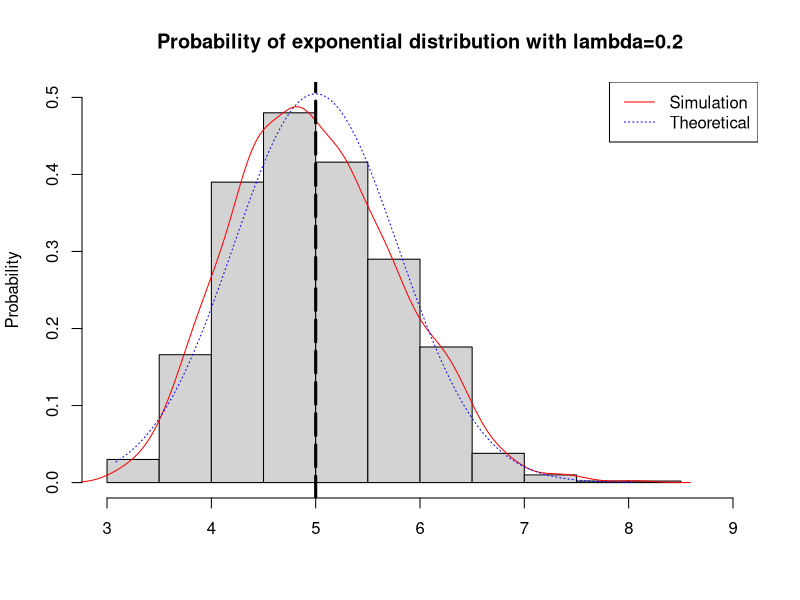
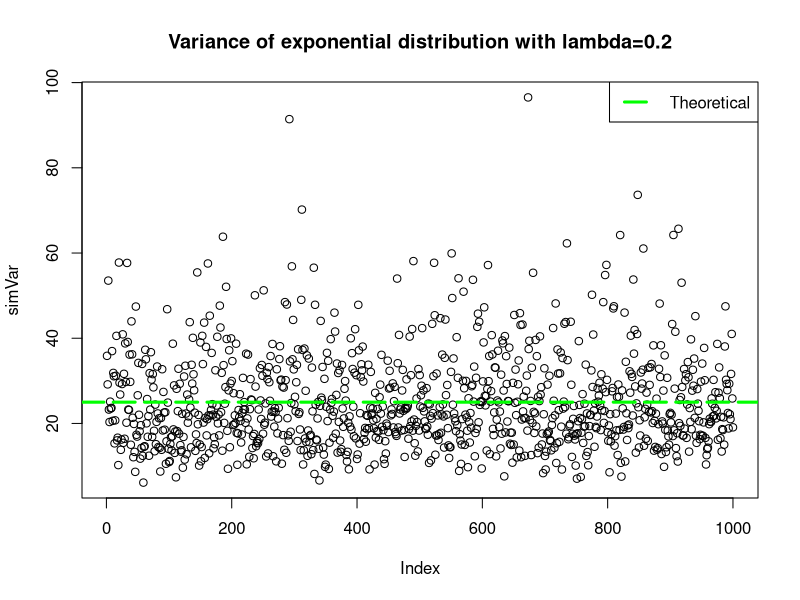
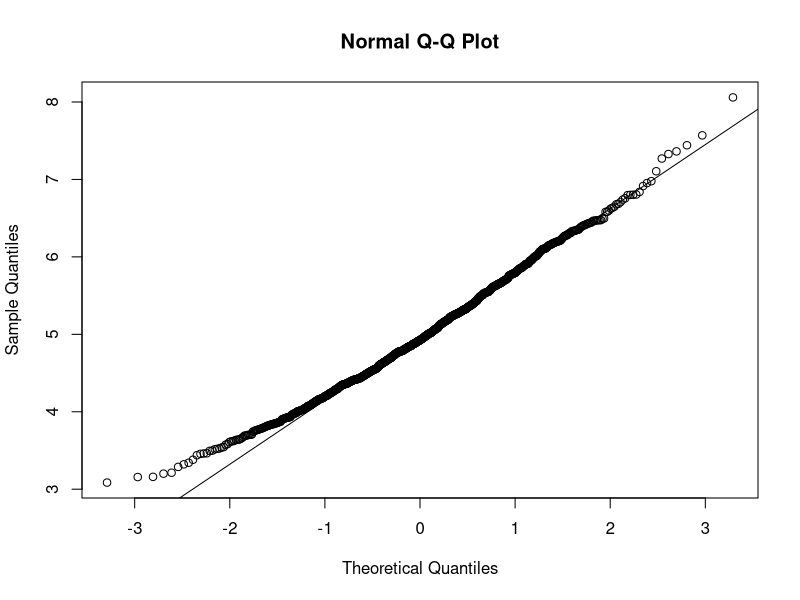

The R source for these figures, in order:
## ---- chunk 1
set.seed(1)
simNumber<-1000
numberSamples<-40
lambda<-0.2
simData<-matrix(rexp(simNumber*numberSamples,lambda),simNumber,numberSamples)
simMeans<-rowMeans(simData)
## ---- chunk 2
hist(simMeans, 
     breaks=15,
     probability=TRUE,
     main="Probability of exponential distribution with lambda=0.2",
     ylim=c(0,0.5),
     xlim=c(3,9),
     xlab="",
     ylab="Probability")
lines(density(simMeans), col="red", lty=1)
abline(v=1/lambda, col="black", lwd=3, lty=5)
xfit <- seq(min(simMeans), max(simMeans), length=1000)
ynorm<- dnorm(xfit, mean=1/lambda, sd=(1/lambda/sqrt(numberSamples)))
lines(xfit, ynorm, col="blue", lty=3)
legend('topright', c("Simulation", "Theoretical"), lty=c(1,3), col=c("red", "blue"))
median(simMeans)
## ---- chunk 3
simVar<-apply(simData,1,var)
plot(simVar, 
     main="Variance of exponential distribution with lambda=0.2")
abline(h=1/lambda^2, col="green", lwd=3, lty=5)
legend('topright', "Theoretical", lwd=3, lty=5, col="green")
mean(simVar)
## ---- chunk 4
qqnorm(simMeans)
qqline(simMeans)
